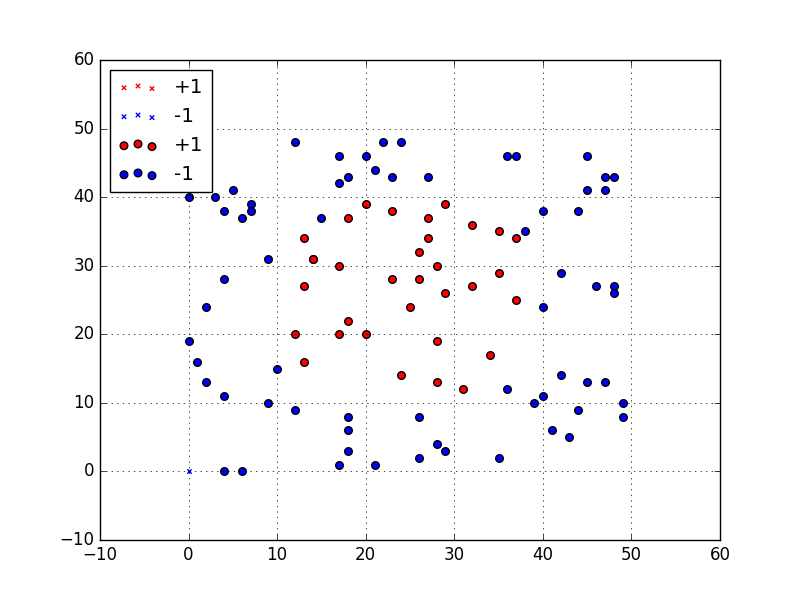

Python code for this plot:
import sys
import numpy as np
import matplotlib.pyplot as plt
from docopt import docopt

__doc__ = """{f}
Usage:
    {f} <filename> [<basefilename>] [--save <savefilename>]
    {f} (-h | --help)
Options:
    --save      save output as png file
    -h --help   show this help.
""".format(f=__file__)


def load_spaced_data(lines):
    x, y = [], []
    for line in lines:
        xk = line.split(" ")
        x.append([float(x) for x in xk[0:-1]])
        y.append(float(xk[-1]))
    assert len(x) == len(y)
    return np.array(x), np.array(y)


def plot(x, y, base_x, base_y, save_file_name=None):
    def separate(xs, ys):
        n = len(ys)
        assert len(xs) == n
        x1p = [xs[i][0] for i in range(n) if ys[i] > 0]
        x2p = [xs[i][1] for i in range(n) if ys[i] > 0]
        x1m = [xs[i][0] for i in range(n) if ys[i] < 0]
        x2m = [xs[i][1] for i in range(n) if ys[i] < 0]
        return x1p, x2p, x1m, x2m
    x1p, x2p, x1m, x2m = separate(base_x, base_y)
    x1pg, x2pg, x1mg, x2mg = separate(x, y)
    x1s = [x1pg, x1mg, x1p, x1m]
    x2s = [x2pg, x2mg, x2p, x2m]
    cs = ["red", "blue", "red", "blue"]
    ss = [10, 10, 30, 30]
    markers = ["x", "x", "o", "o"]
    labels = ["+1", "-1", "+1", "-1"]
    plt.cla()
    for i in range(len(x1s)):
        plt.scatter(x1s[i], x2s[i], c=cs[i], s=ss[i],
                    marker=markers[i], label=labels[i])
    plt.grid(True)
    plt.legend(loc='upper left')
    # plt.title(result_str)
    if save_file_name:
        plt.savefig(save_file_name)
    else:
        plt.show()

if __name__ == "__main__":
    args = docopt(__doc__)
    if args["<basefilename>"]:
        with open(args["<basefilename>"], "r") as f:
            base_x, base_y = load_spaced_data(f.readlines())
        minval, maxval = base_x.min(0), base_x.max(0)
        base_x = (base_x - minval) / (maxval - minval)  # normalize
    else:
        base_x, base_y = [], []
    with open(args["<filename>"], "r") as f:
        x, y = load_spaced_data(f.readlines())
    plot(x, y, base_x, base_y, args["<savefilename>"])
